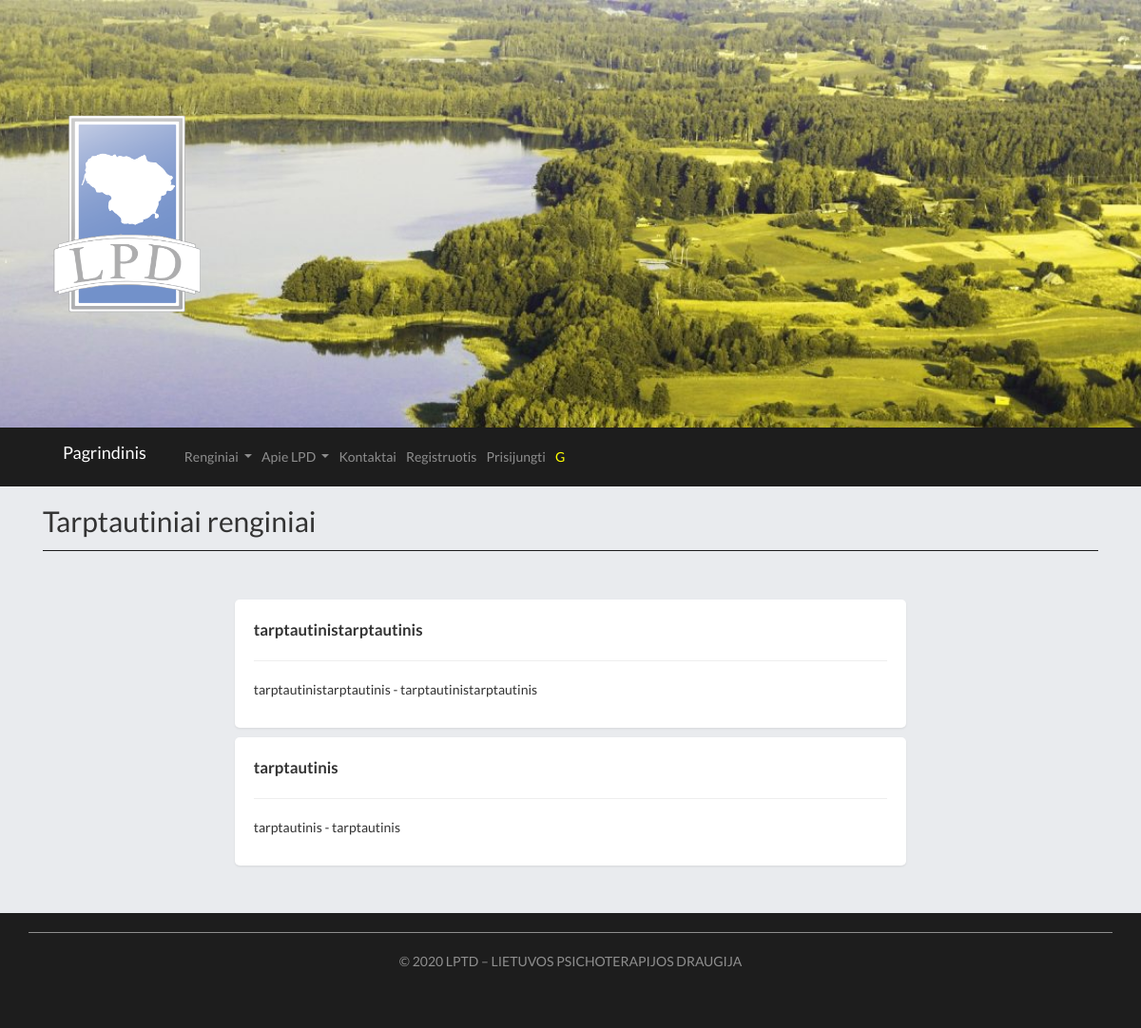
/Tarptautiniai_renginiai/, run on an earlier commit of the app's database.
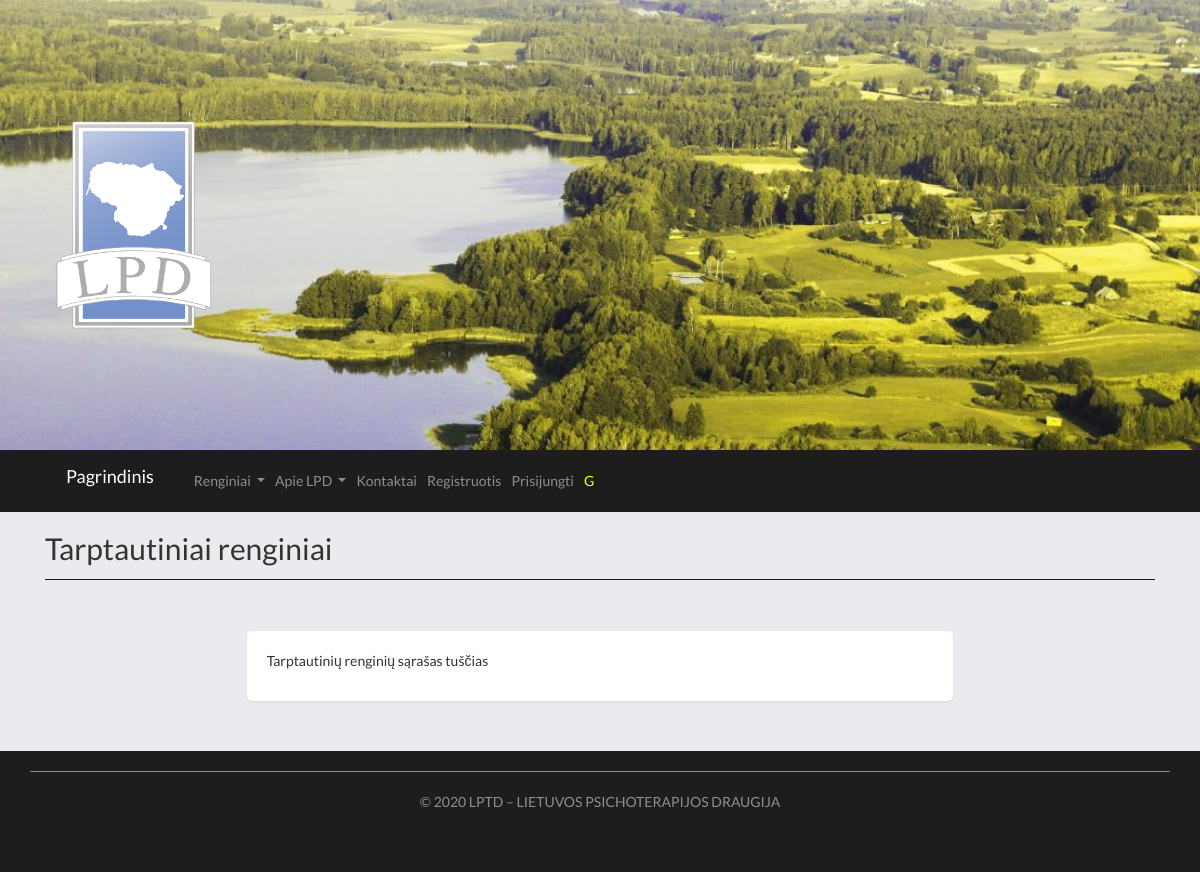
And on a later commit of the database.
### main.py (models this page shows)
class News_in_World(db.Model):
	id = db.Column(db.Integer, primary_key=True)
	date_created = db.Column(db.DateTime, default=datetime.utcnow)
	title = db.Column(db.String(4000), default="")
	title_en = db.Column(db.String(4000), default="")
	date = db.Column(db.String(4000), default="")
	location = db.Column(db.String(4000), default="")

### main.py (the view)
@app.route("/Tarptautiniai_renginiai/", methods=["GET", "POST"])
def tevents():
	events = list(reversed(News_in_World.query.order_by(News_in_World.date_created).all()))
	return render_template("Tartautiniai_renginiai.html",events = events , current_user=current_user())

### main.py (called while the page is built)
def guest_user():
	current_user = User()
	current_user.name="G"
	current_user.surname="Svecias"
	current_user.email="gg@gg.gg"
	current_user.lvl=0
	current_user.id=-1
	return current_user

def current_user():
	email = request.cookies.get("current-user-email")
	current_user = User.query.filter_by(email=email).first()
	if current_user == None:
		current_user = guest_user()
	return current_user

### templates/Tartautiniai_renginiai.html (shortened to what this page needs)
{% extends "base.html" %}
{% block page%}
<h2> Tarptautiniai renginiai</h2>
<hr class="my_hr">
	<div class= "empty_page">
		<div class = "row justify-content-md-center card_">
			{% if events|length == 0%}
				<div class = "col-md-8 page shadow-sm card_">
					<p> Tarptautinių renginių sąrašas tuščias</p>
				</div>
			{% else %}
				{% for event in events %}
					{% if event.title|length > 0%}
						<div class = "col-md-8 page shadow-sm card_">
							<b><big>{{event.title}}</big></b><hr>
							<p>{{event.date}} - {{event.location}}
							</p>
						</div>
					{% endif %}
				{% endfor %}
			{% endif %}
		</div>
	</div>
{% endblock %}

### templates/base.html (shortened to what this page needs)
<!DOCTYPE html>
<html lang="en-US">
<head>
	<link href="https://stackpath.bootstrapcdn.com/bootstrap/4.4.1/css/bootstrap.min.css" rel="stylesheet">
	<link href="https://stackpath.bootstrapcdn.com/font-awesome/4.7.0/css/font-awesome.min.css" rel="stylesheet">
	<link href="//netdna.bootstrapcdn.com/bootstrap/3.2.0/css/bootstrap.min.css" rel="stylesheet" id="bootstrap-css">
	<link rel="stylesheet" href="../static/css/style.css">
</head>
<body>
<div class= "top-image" style="background-image: url(../static/img/cropped-1920.jpg);">
		<div class="container">
			<div class="blog-logoa">
				<a href="/" title="LPTD - Lietuvos Psichoterapijos Draugija" rel="home">
					<img src="../static/img/ICON-PNG.png" alt="LPTD - Lietuvos Psichoterapijos Draugija">
				</a>
			</div>
		</div>
</div>
<div class = " bg_dark ">
<div class = "container">
<nav class="navbar navbar-expand-lg navbar-dark bg_dark ">
  <a class="navbar-brand" href="/"> Pagrindinis</a>
  <div class="collapse navbar-collapse bg_dark" id="navbarNavDropdown">
    <ul class="navbar-nav">
      <li class="nav-item dropdown ">
        <a class="nav-link dropdown-toggle" href="#" id="navbarDropdownMenuLink" role="button" data-toggle="dropdown" aria-haspopup="true" aria-expanded="false">
          Renginiai
        </a>
      </li>
	  <li class="nav-item dropdown ">
        <a class="nav-link dropdown-toggle" href="#" id="navbarDropdownMenuLink" role="button" data-toggle="dropdown" aria-haspopup="true" aria-expanded="false">
          Apie LPD
        </a>
      </li>
	  <li class="nav-item">
        <a class="nav-link" href="/kontaktai/">Kontaktai</a>
      </li>
	  {% if current_user.lvl == 0  and current_user.name|length <= 1 %}
	  <li class="nav-item">
        <a class="nav-link" href="/registracija/">Registruotis</a>
      </li>
	  <li class="nav-item">
        <a class="nav-link" href="/prisijungti/">Prisijungti</a>
      </li>
	  {% endif %}
	   <li class="nav-item">
        <a class="nav-link" href="#" style="color:yellow">{{current_user.name}}</a>
      </li>
    </ul>
  </div>
</nav>
</div>
</div>
<div class="container ">
{% block page%}{% endblock %}
</div>
<div class="bg_dark footer-copyright text-center footer">
	<div class="container">
			<p> © 2020 LPTD – <a href="/">LIETUVOS PSICHOTERAPIJOS DRAUGIJA</a>  </p>
	</div>
</div>
</body>
</html>

### static/css/style.css (style rules this page uses)
body { background-color: #e9ebee; font-family: 'Raleway', sans-serif; font-family: 'Lato', sans-serif; }
.navbar { margin-bottom:0px !important ; }
.page { padding: 20px; margin:20px auto; border-radius: 5px; background-color: white; }
.empty_page { padding: 20px; margin:20px auto; border-radius: 5px; }
.blog-logoa img { max-height: 250px; width: auto; max-width: 100%; height: auto; }
.top-image { bottom: 0px; padding: 100px 0; background: no-repeat center; background-size: cover; -moz-background-size: cover; -webkit-background-size: cover; }
.my_hr { display: block; height: 1px; border: 0; border-top: 1px solid #1D1D1D; margin: 1em 0; padding: 0; }
.bg_dark { background-color:#1D1D1D; }
.bg_dark>a { color:rgba(255,255,255,0.5); padding:10px; }
.footer { color:rgba(255,255,255,0.5); padding:20px 0px 30px 0px; }
.footer a { color:rgba(255,255,255,0.5); text-decoration: none; }
.footer .container { border-top: 1px solid rgba(255,255,255,0.5); padding:20px 0px ; }
.card_ { margin: 5px ! important; }

What changed in the data, as far as the page shows it:
removed News_in_World: title "tarptautinistarptautinis", date "tarptautinistarptautinis", location "tarptautinistarptautinis"
removed News_in_World: title "tarptautinis", date "tarptautinis", location "tarptautinis"
Also different on the page:
text now shown: "Tarptautinių renginių sąrašas tuščias"
